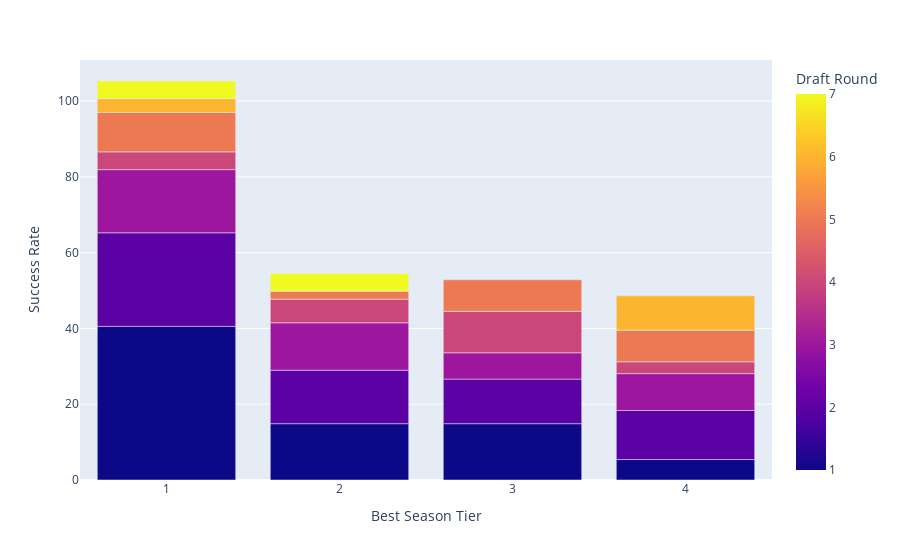

The code cell stored with this chart in its notebook:
### Code cell
fig = px.bar(df_success, x="Best Season Tier", y="Success Rate",
             color='Draft Round', barmode='group',
             hover_data=['Sample Size of Tier', 'All Players in this Round'],
             )

fig.write_html(f"{save_path}/hit-rate-v-tier-by-round-alternative.html")
fig.show()

### Figure 1 — Plotly figure (JSON) as saved in the notebook; plotly's stock layout.template omitted (floating-point values rounded to 4 significant figures)
{"data": [{"alignmentgroup": "True", "customdata": [[30, 74], [11, 74], [11, 74], [4, 74], [21, 85], [12, 85], [10, 85], [11, 85], [12, 72], [9, 72], [5, 72], [7, 72], [3, 64], [4, 64], [7, 64], [2, 64], [5, 48], [1, 48], [4, 48], [4, 48], [2, 55], [5, 55], [2, 43], [2, 43]], "hovertemplate": "Best Season Tier=%{x}<br>Success Rate=%{y}<br>Sample Size of Tier=%{customdata[0]}<br>All Players in this Round=%{customdata[1]}<br>Draft Round=%{marker.color}<extra></extra>", "legendgroup": "", "marker": {"color": [1, 1, 1, 1, 2, 2, 2, 2, 3, 3, 3, 3, 4, 4, 4, 4, 5, 5, 5, 5, 6, 6, 7, 7], "coloraxis": "coloraxis", "pattern": {"shape": ""}}, "name": "", "offsetgroup": "", "orientation": "v", "showlegend": false, "textposition": "auto", "type": "bar", "x": ["1", "2", "3", "4", "1", "2", "3", "4", "1", "2", "3", "4", "1", "2", "3", "4", "1", "2", "3", "4", "1", "4", "1", "2"], "xaxis": "x", "y": [40.54, 14.86, 14.86, 5.405, 24.71, 14.12, 11.76, 12.94, 16.67, 12.5, 6.944, 9.722, 4.688, 6.25, 10.94, 3.125, 10.42, 2.083, 8.333, 8.333, 3.636, 9.091, 4.651, 4.651], "yaxis": "y"}], "layout": {"barmode": "group", "coloraxis": {"colorbar": {"title": {"text": "Draft Round"}}, "colorscale": [[0, "#0d0887"], [0.1111, "#46039f"], [0.2222, "#7201a8"], [0.3333, "#9c179e"], [0.4444, "#bd3786"], [0.5556, "#d8576b"], [0.6667, "#ed7953"], [0.7778, "#fb9f3a"], [0.8889, "#fdca26"], [1, "#f0f921"]]}, "legend": {"tracegroupgap": 0}, "margin": {"t": 60}, "xaxis": {"anchor": "y", "domain": [0, 1], "title": {"text": "Best Season Tier"}}, "yaxis": {"anchor": "x", "domain": [0, 1], "title": {"text": "Success Rate"}}}}
